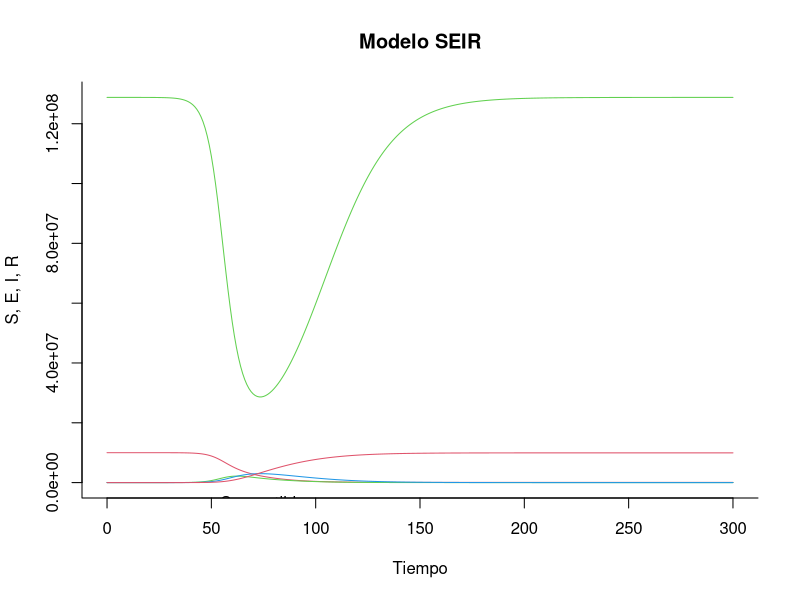
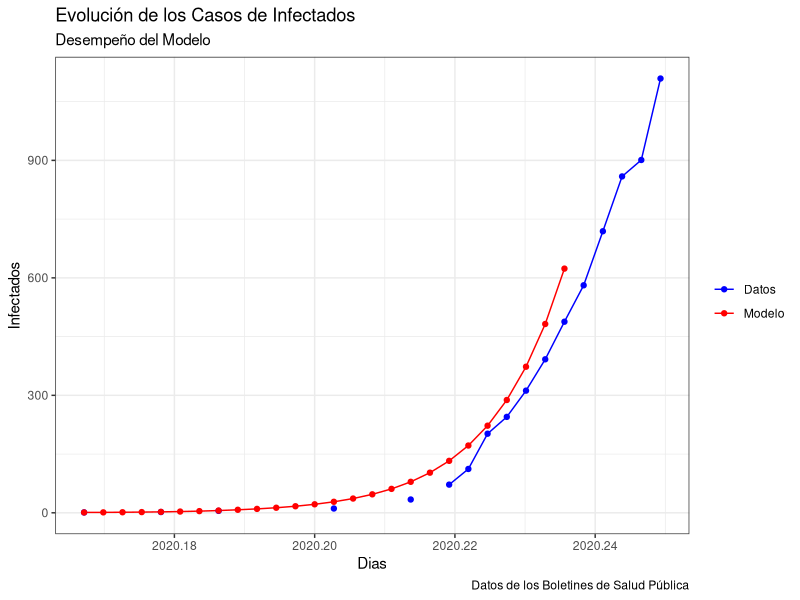
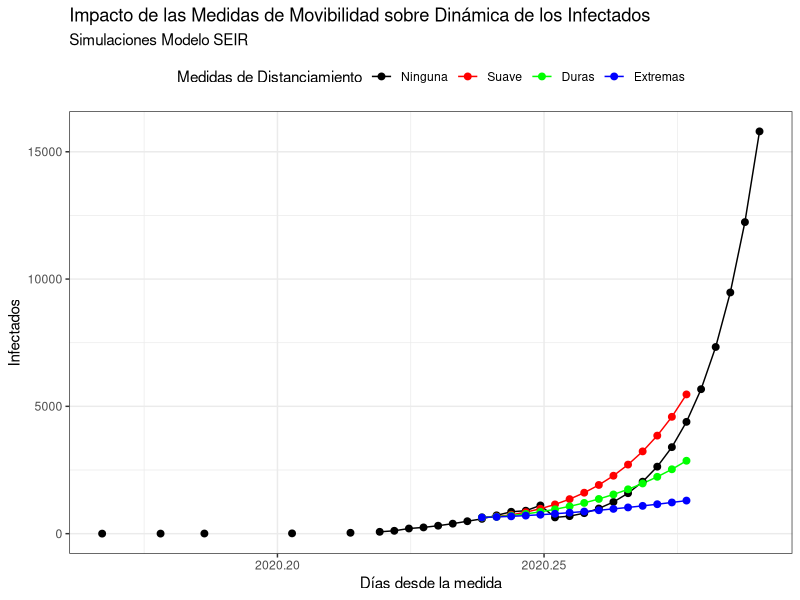
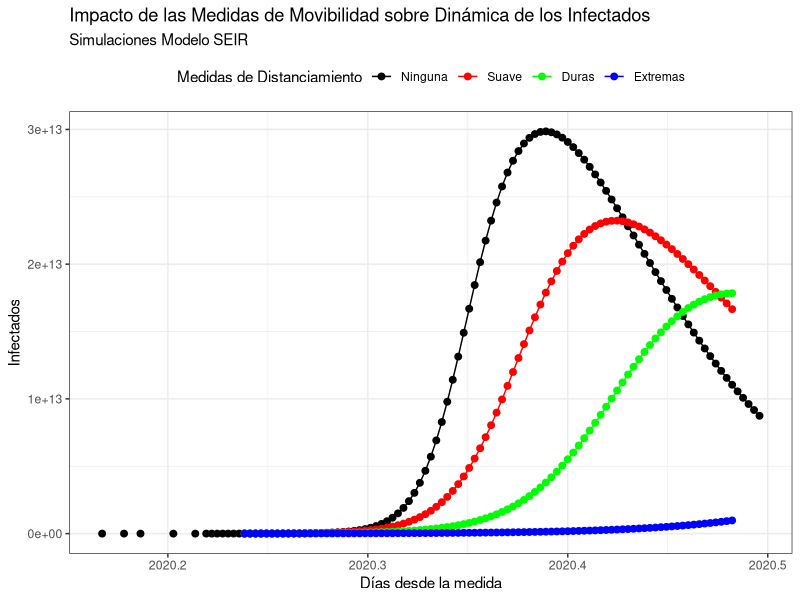
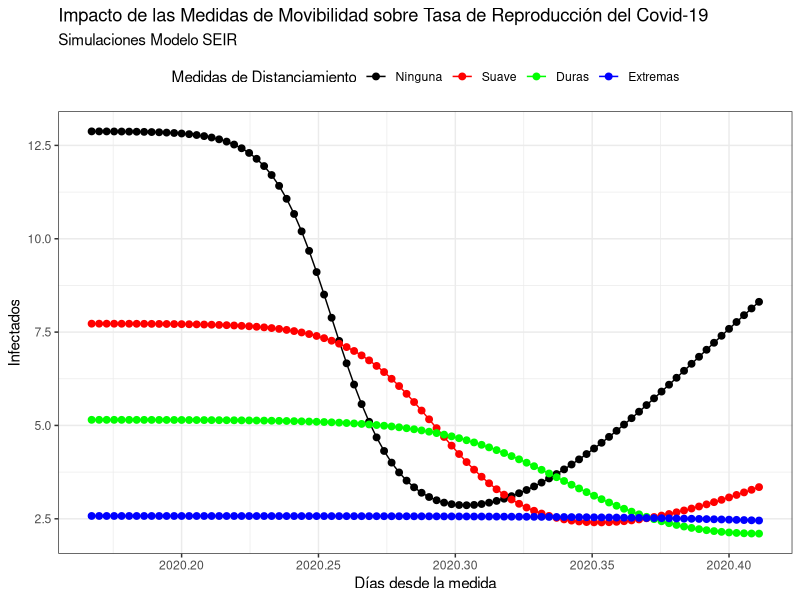

Reproduce these figures in R, in order.
########## Codigo: Modelo SEIR COVID19: Republica Dominicana, con Analisis de Politicas de Movibildad######
#########  Francisco A. Ramírez / Vicente Peña Peralta
#########  Universidad Autónoma de Santo Domingo

#Librerias a utilizar
library(deSolve)
library(ggplot2)
library(tseries)
library(forecast)
library(readxl)

#Modelo SEIR

modelo_seir = function (valores_iniciales, valores_estado, parametros)
{
  # creamos las variables de estados
  S = valores_estado [1]        # susceptibles
  E = valores_estado [2]        # expuestos
  I = valores_estado [3]        # infectados
  R = valores_estado [4]        # recuperados
  
  with ( 
    as.list (parametros), 
    {
      beta = beta0*(1-alpha0)*(1-0.05*I)^kappa0
      # derivadas parciales
      dS = (-beta * S * I)
      dE = (beta * S * I) - (delta * E)
      dI = (delta * E) - (gamma * I)
      dR = (gamma * I)
      
      tasa_contag = beta/gamma
      # resultados 
      results = c (dS, dE, dI, dR)
      list (results,tasa_contag)
    }
  )
}

#Parametros Calibrados
period_laten = 14            # periodo latente
period_incu = 7             # periodo incubacion del virus 
beta_value =.92    #0.905
gamma_value = 1 / period_laten
delta_value = 1 / period_incu
R0 = beta_value / gamma_value   #R0 Implicito calibración inicial
alpha0 = 0
kappa0 = 100


parametros = c (alpha0 = alpha0, beta0 = beta_value, kappa0 = kappa0, gamma = gamma_value, delta = delta_value)

#Valores iniciales 


W = 10000000 -1 # suceptibles_0
X = 1           # Expuestos_0
Y = 1           # Infectados_0
Z = 0           # Recuperados_0

N = W + X + Y + Z #Poblacion

valores_ini = c (S = W/N, E = X/N, I = Y/N, R = Z/N)

tiempo_disc = seq (0, 300, by=1)

#Solucionando el Sistema 
output = ode(valores_ini, tiempo_disc, modelo_seir, parametros)

#cambiar out a un data.frame
output <- as.data.frame(output*N) #aqui puede multiplicar 'out' por N
#eliminar la variable 'time' en out
output$time <- NULL



#Gráfica de la Simulación
matplot(x = tiempo_disc, y = output, type = "l",
        xlab = "Tiempo", ylab = "S, E, I, R", main = "Modelo SEIR",
        lwd = 1, lty = 1, bty = "l", col = 2:4)
#añadir leyenda 
legend(40, 0.7, c("Susceptibles", "Expuestos", "Infectados", "Recuperados"), 
       pch = 1, col = 2:4, bty = "n", cex = 1)


#Ajuste de los Casos Publicados por Salud Publica

simul <- ts(output[1:26,3],frequency = 365, start = c(2020,62))
data  <- ts(read_excel("datos_salud_publica.xlsx"),freq =365, start = c(2020,62))

autoplot(cbind(data,simul),
         xlab = "Dias",
         ylab = "Infectados")+
  ggtitle(label = "Evolución de los Casos de Infectados",subtitle = "Desempeño del Modelo")+
  geom_point()+
  labs(caption = "Datos de los Boletines de Salud Pública")+
  scale_color_manual( name = element_blank(), label = c("Datos", "Modelo"), values = c("blue", "red"))+
  theme_bw()



#Simulaciones de Politica

## Valores Iniciales: Datos al dia 26

W = 9999200  # suceptibles_0
X = 422           # Expuestos_0
Y = 638           # Infectados_0
Z = 158           # Recuperados_0

N = W + X + Y + Z #Poblacion
N = 10000000

valores_ini = c (S = W/N, E = X/N, I = Y/N, R = Z/N)


alpha0 = 0
parametros = c (alpha0 = alpha0, beta0 = beta_value, kappa0 = kappa0, gamma = gamma_value, delta = delta_value)
output1 = ode(valores_ini, tiempo_disc, modelo_seir, parametros)

alpha0 = 0.4
parametros = c (alpha0 = alpha0, beta0 = beta_value, kappa0 = kappa0, gamma = gamma_value, delta = delta_value)
output2 = ode(valores_ini, tiempo_disc, modelo_seir, parametros)


alpha0 = 0.6
parametros = c (alpha0 = alpha0, beta0 = beta_value, kappa0 = kappa0, gamma = gamma_value, delta = delta_value)
output3 = ode(valores_ini, tiempo_disc, modelo_seir, parametros)


alpha0 = 0.8
parametros = c (alpha0 = alpha0, beta0 = beta_value, kappa0 = kappa0, gamma = gamma_value, delta = delta_value)
output4 = ode(valores_ini, tiempo_disc, modelo_seir, parametros)


#Grafico 15 dias
#data <- ts(data, freq = 365, start = c(2020, 62), end = c(2020, 102))
startna <- ts(rep(NA,26), start = c(2020,62))
esc1 <- ts(c(data,output1[1:15,4]*N),freq = 365, start = c(2020,62))
esc2 <- ts(c(startna,output2[1:15,4]*N),freq = 365, start = c(2020,62))
esc3 <- ts(c(startna,output3[1:15,4]*N),freq = 365, start = c(2020,62))
esc4 <- ts(c(startna,output4[1:15,4]*N),freq = 365, start = c(2020,62))

simulc <- ts(cbind(esc1,esc2,esc3,esc4),
             freq = 365, start=c(2020,62 ))


autoplot(cbind(simulc),
         xlab = "Días desde la medida",
         ylab = "Infectados")+
  ggtitle(label = "Impacto de las Medidas de Movibilidad sobre Dinámica de los Infectados",
          subtitle = "Simulaciones Modelo SEIR")+
  geom_point(size =2)+
  #labs(caption = "Datos de los Boletines de Salud Pública")+
  scale_color_manual( name = "Medidas de Distanciamiento", label = c("Ninguna", "Suave", "Duras", "Extremas"), 
                      values = c("black","red","green", "blue"))+
  theme_bw()+
  theme(legend.position = "top")

#Grafico 90 dias

startna <- ts(rep(NA,26), start = c(2020,62))
esc1 <- ts(c(data,output1[1:90,4]*N),freq = 365, start = c(2020,62))
esc2 <- ts(c(startna,output2[1:90,4]*N),freq = 365, start = c(2020,62))
esc3 <- ts(c(startna,output3[1:90,4]*N),freq = 365, start = c(2020,62))
esc4 <- ts(c(startna,output4[1:90,4]*N),freq = 365, start = c(2020,62))

simuld <- ts(cbind(esc1,esc2,esc3,esc4),
             freq = 365, start=c(2020,62 ))


autoplot(cbind(simuld*N),
         xlab = "Días desde la medida",
         ylab = "Infectados")+
  ggtitle(label = "Impacto de las Medidas de Movibilidad sobre Dinámica de los Infectados",
          subtitle = "Simulaciones Modelo SEIR")+
  geom_point(size = 2)+
  #labs(caption = "Datos de los Boletines de Salud Pública")+
  scale_color_manual( name = "Medidas de Distanciamiento", label = c("Ninguna", "Suave", "Duras", "Extremas"), 
                      values = c("black","red","green", "blue"))+
  theme_bw()+
  theme(legend.position = "top")



#Grafico 15 dias de tasa de contagio

startna <- ts(rep(NA,26), start = c(2020,62))
esc1 <- ts(output1[1:90,6],freq = 365, start = c(2020,62))
esc2 <- ts(output2[1:90,6],freq = 365, start = c(2020,62))
esc3 <- ts(output3[1:90,6],freq = 365, start = c(2020,62))
esc4 <- ts(output4[1:90,6],freq = 365, start = c(2020,62))

simulc <- ts(cbind(esc1,esc2,esc3,esc4),
             freq = 365, start=c(2020,62 ))


autoplot(cbind(simulc),
         xlab = "Días desde la medida",
         ylab = "Infectados")+
  ggtitle(label = "Impacto de las Medidas de Movibilidad sobre Tasa de Reproducción del Covid-19",
          subtitle = "Simulaciones Modelo SEIR")+
  geom_point(size = 2)+
  #labs(caption = "Datos de los Boletines de Salud Pública")+
  scale_color_manual( name = "Medidas de Distanciamiento", label = c("Ninguna", "Suave", "Duras", "Extremas"), 
                      values = c("black","red","green", "blue"))+
  theme_bw()+
  theme(legend.position = "top")
